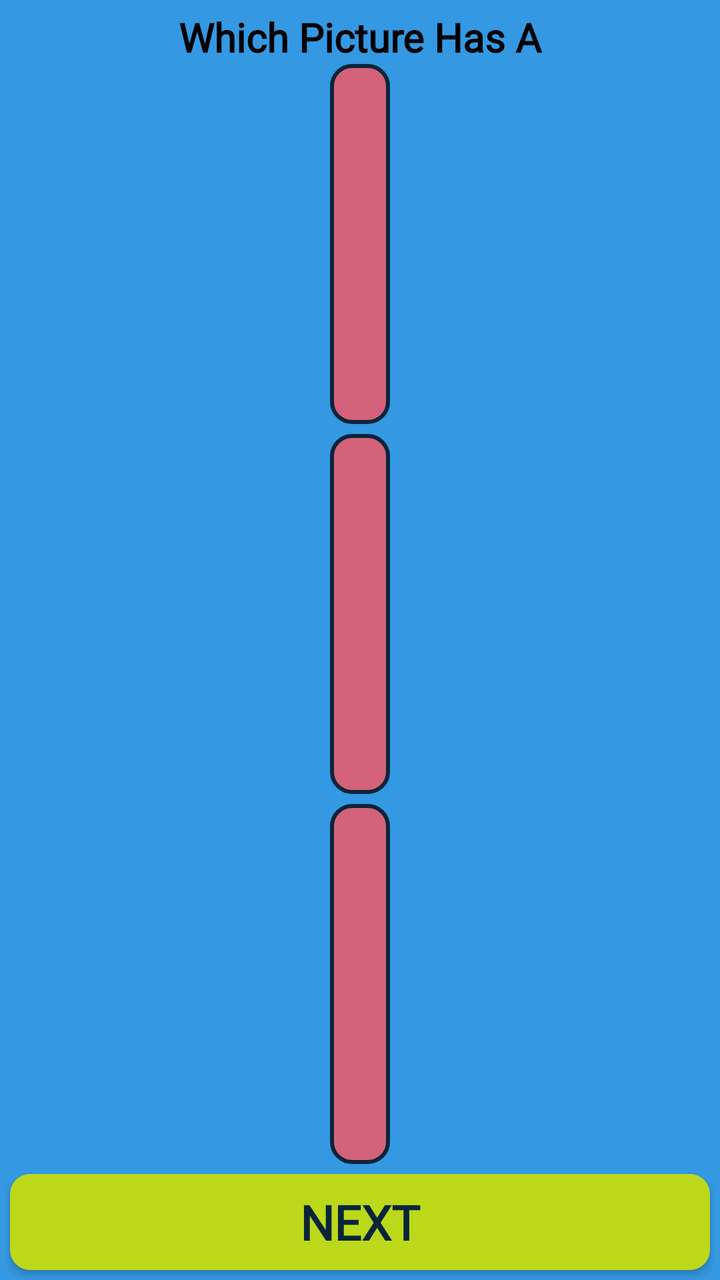
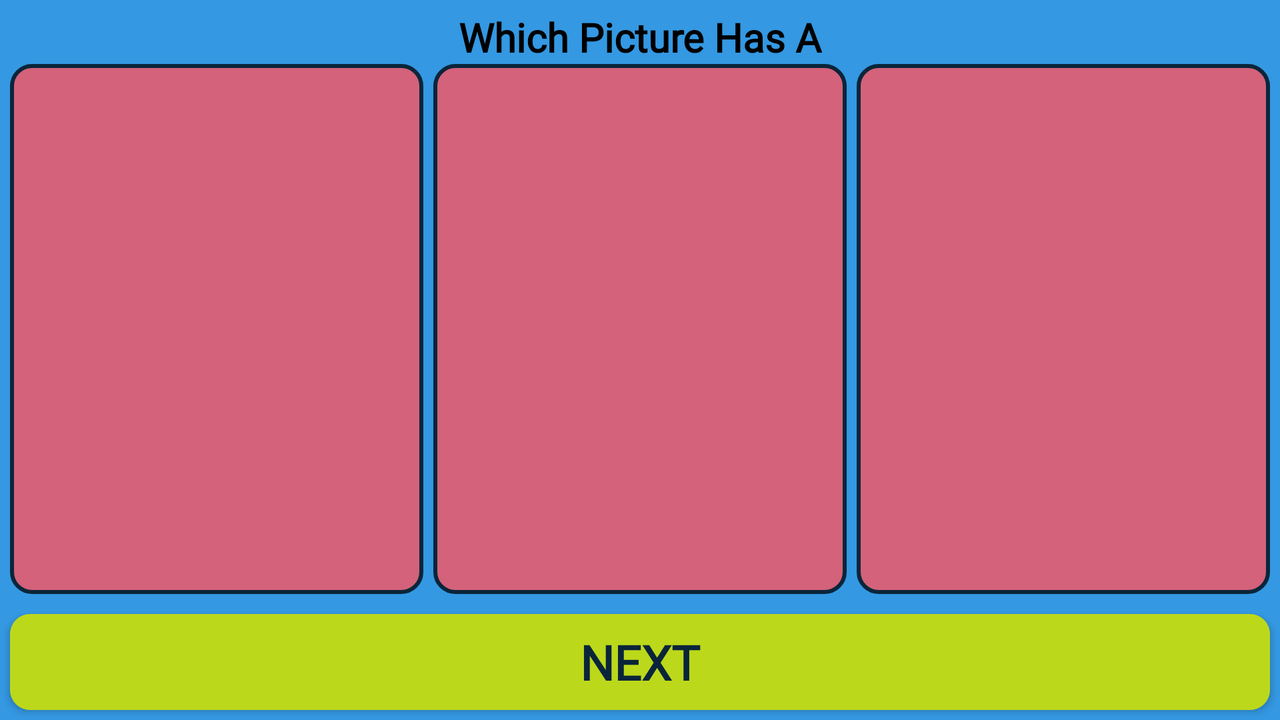

The same Android screen from two of the app's own layout files: first res/layout/ as a phone draws it, then the repository's variant for another configuration, drawn on a device whose configuration selects that folder. Both files follow.
<!-- AndroidManifest.xml: application theme AppTheme -->
<!-- res/layout/activity_identify_dog.xml -->
<?xml version="1.0" encoding="utf-8"?>
<androidx.constraintlayout.widget.ConstraintLayout xmlns:android="http://schemas.android.com/apk/res/android"
    xmlns:app="http://schemas.android.com/apk/res-auto"
    xmlns:tools="http://schemas.android.com/tools"
    android:layout_width="match_parent"
    android:layout_height="match_parent"
    android:background="@color/background_clr"
    tools:context=".IdentifyDog">


    <TextView
        android:id="@+id/label_dog_q"
        android:layout_width="wrap_content"
        android:layout_height="wrap_content"
        android:layout_marginTop="5dp"
        android:fontFamily="@font/fredericka_the_great"
        android:gravity="center"
        android:text="@string/select_the"
        android:textColor="@color/text_clr"
        android:textSize="20sp"
        android:textStyle="bold"
        app:layout_constraintEnd_toEndOf="parent"
        app:layout_constraintStart_toStartOf="parent"
        app:layout_constraintTop_toTopOf="parent" />

    <TextView
        android:id="@+id/countdown2_id"
        android:layout_width="wrap_content"
        android:layout_height="wrap_content"
        android:layout_gravity="center"
        android:layout_marginTop="5dp"
        android:layout_marginEnd="20dp"
        android:layout_marginRight="20dp"
        android:fontFamily="@font/fredericka_the_great"
        android:textSize="44sp"
        android:visibility="invisible"
        app:layout_constraintEnd_toEndOf="parent"
        app:layout_constraintTop_toTopOf="parent" />

    <LinearLayout
        android:id="@+id/linearLayout"
        android:layout_width="0dp"
        android:layout_height="0dp"
        android:layout_marginBottom="5dp"
        android:gravity="center_horizontal|center_vertical"
        android:orientation="vertical"
        app:layout_constraintBottom_toTopOf="@+id/dog_button_id"
        app:layout_constraintEnd_toEndOf="parent"
        app:layout_constraintStart_toStartOf="parent"
        app:layout_constraintTop_toBottomOf="@+id/label_dog_q">

        <LinearLayout
            android:id="@+id/lin1_id"
            android:layout_width="wrap_content"
            android:layout_height="0dp"
            android:layout_weight="1"
            android:background="@drawable/image_style"
            android:gravity="center"
            android:orientation="vertical"
            android:padding="10dp">

            <ImageView
                android:id="@+id/image1_id"
                android:layout_width="match_parent"
                android:layout_height="match_parent"
                android:adjustViewBounds="true"

                android:contentDescription="@string/image1_dog_id"
                android:onClick="clickIMG1"
                android:padding="5dp"
                android:scaleType="fitCenter"
                android:src="@drawable/dogo_beagle_7"
                app:layout_constraintTop_toBottomOf="@+id/label_dog_q"
                tools:layout_editor_absoluteX="111dp" />

        </LinearLayout>


        <LinearLayout
            android:id="@+id/lin2_id"
            android:layout_width="wrap_content"
            android:layout_height="0dp"
            android:layout_marginTop="5dp"
            android:layout_marginBottom="5dp"
            android:layout_weight="1"
            android:background="@drawable/image_style"
            android:gravity="center"
            android:orientation="vertical"
            android:padding="10dp">

            <ImageView
                android:id="@+id/image2_id"
                android:layout_width="match_parent"
                android:layout_height="match_parent"
                android:adjustViewBounds="true"
                android:contentDescription="@string/iamge2_dog_id"
                android:onClick="clickIMG2"
                android:padding="5dp"
                android:scaleType="fitCenter"
                android:src="@drawable/dogo_airedale_169"
                app:layout_constraintEnd_toEndOf="parent"
                app:layout_constraintStart_toStartOf="parent"
                tools:layout_editor_absoluteY="213dp" />
        </LinearLayout>

        <LinearLayout
            android:id="@+id/lin3_id"
            android:layout_width="wrap_content"
            android:layout_height="0dp"
            android:layout_weight="1"
            android:background="@drawable/image_style"
            android:gravity="center"
            android:orientation="vertical"
            android:padding="10dp">

            <ImageView
                android:id="@+id/image3_id"
                android:layout_width="match_parent"
                android:layout_height="match_parent"
                android:adjustViewBounds="true"
                android:contentDescription="@string/image3_dog_holder"
                android:onClick="clickIMG3"
                android:padding="5dp"
                android:scaleType="fitCenter"
                android:src="@drawable/dogo_afghan_hound_0"
                tools:layout_editor_absoluteX="111dp"
                tools:layout_editor_absoluteY="384dp" />
        </LinearLayout>

    </LinearLayout>

    <TextView
        android:id="@+id/dog_correct_id"
        android:layout_width="match_parent"
        android:layout_height="85dp"
        android:layout_marginStart="20dp"
        android:layout_marginLeft="20dp"
        android:layout_marginEnd="20dp"
        android:layout_marginRight="20dp"
        android:background="@drawable/round_button_sml2"
        android:fontFamily="@font/fredericka_the_great"
        android:gravity="center"
        android:text="@string/correct"
        android:textSize="50sp"
        android:visibility="invisible"
        app:layout_constraintBottom_toBottomOf="@+id/linearLayout"
        app:layout_constraintEnd_toEndOf="parent"
        app:layout_constraintStart_toStartOf="parent"
        app:layout_constraintTop_toTopOf="@+id/linearLayout"></TextView>

    <Button
        android:id="@+id/dog_button_id"
        android:layout_width="match_parent"
        android:layout_height="0dp"
        android:layout_marginLeft="5dp"
        android:layout_marginRight="5dp"
        android:layout_marginBottom="5dp"
        android:background="@drawable/round_button_sml1"
        android:fontFamily="@font/fredericka_the_great"
        android:onClick="onNext"
        android:text="@string/next"
        android:textColor="@color/colorPrimaryDark"
        android:textSize="24sp"
        android:textStyle="bold"
        app:layout_constraintBottom_toBottomOf="parent"
        app:layout_constraintEnd_toEndOf="parent"
        app:layout_constraintStart_toStartOf="parent">

    </Button>


</androidx.constraintlayout.widget.ConstraintLayout>
<!-- resources referenced by this layout -->
<resources>
  <color name="background_clr">#3498E2</color>
  <color name="colorPrimaryDark">#0A253A</color>
  <color name="text_clr">#000000</color>
  <!-- drawable image_style (drawable) -->
  <?xml version="1.0" encoding="UTF-8"?>
  <shape xmlns:android="http://schemas.android.com/apk/res/android">
      <solid android:color="@color/search_clr" />
      <stroke android:width="2dp" android:color="@color/colorPrimaryDark" />
      <padding android:left="1dp" android:top="1dp" android:right="1dp"
          android:bottom="1dp" />
      <corners android:radius="10dp"/>
  </shape>
  <!-- drawable round_button_sml1 (drawable) -->
  <?xml version="1.0" encoding="utf-8"?>
  <shape xmlns:android="http://schemas.android.com/apk/res/android"
      android:shape="rectangle">
      <solid android:color="@color/breed_clr"/>
      <corners android:radius="10dp"/>
  </shape>
  <!-- drawable round_button_sml2 (drawable) -->
  <?xml version="1.0" encoding="utf-8"?>
  <shape xmlns:android="http://schemas.android.com/apk/res/android"
      android:shape="rectangle">
      <solid android:color="@color/text_correct_clr"/>
      <corners android:radius="10dp"/>
      <stroke android:width="2dp" android:color="@color/colorPrimaryDark" />
      <padding android:left="1dp" android:top="1dp" android:right="1dp"
          android:bottom="1dp" />
  </shape>
  <string name="correct">CORRECT!</string>
  <string name="iamge2_dog_id">Dog Image Holder 2</string>
  <string name="image1_dog_id">Dog Image Holder 1</string>
  <string name="image3_dog_holder">Dog Image Holder 3</string>
  <string name="next">Next</string>
  <string name="select_the">Which Picture Has A</string>
  <style name="AppTheme" parent="Theme.AppCompat.Light.DarkActionBar">
          
          <item name="colorPrimary">@color/colorPrimary</item>
          <item name="colorPrimaryDark">@color/colorPrimaryDark</item>
          <item name="colorAccent">@color/colorAccent</item>
          
          
      </style>
  <color name="search_clr">#D3627A</color>
  <color name="breed_clr">#BCD81B</color>
  <color name="text_correct_clr">#4CAF50</color>
  <color name="colorPrimary">#1C5D96</color>
  <color name="colorAccent">#D81B60</color>
</resources>
<!-- res/layout-land/activity_identify_dog.xml (the repository's variant of the layout above) -->
<!-- drawn on the phone turned sideways -->
<?xml version="1.0" encoding="utf-8"?>
<androidx.constraintlayout.widget.ConstraintLayout xmlns:android="http://schemas.android.com/apk/res/android"
    xmlns:app="http://schemas.android.com/apk/res-auto"
    xmlns:tools="http://schemas.android.com/tools"
    android:layout_width="match_parent"
    android:layout_height="match_parent"
    android:background="@color/background_clr"
    tools:context=".IdentifyDog">


    <TextView
        android:id="@+id/label_dog_q"
        android:layout_width="wrap_content"
        android:layout_height="wrap_content"
        android:layout_marginTop="5dp"
        android:fontFamily="@font/fredericka_the_great"
        android:gravity="center"
        android:text="@string/select_the"
        android:textColor="@color/text_clr"
        android:textSize="20sp"
        android:textStyle="bold"
        app:layout_constraintEnd_toEndOf="parent"
        app:layout_constraintStart_toStartOf="parent"
        app:layout_constraintTop_toTopOf="parent" />

    <TextView
        android:id="@+id/countdown2_id"
        android:layout_width="wrap_content"
        android:layout_height="wrap_content"
        android:layout_gravity="center"
        android:layout_marginTop="5dp"
        android:layout_marginEnd="20dp"
        android:layout_marginRight="20dp"
        android:fontFamily="@font/fredericka_the_great"
        android:textSize="44sp"
        android:visibility="invisible"
        app:layout_constraintEnd_toEndOf="parent"
        app:layout_constraintTop_toTopOf="parent" />

    <LinearLayout
        android:id="@+id/linearLayout"
        android:layout_width="0dp"
        android:layout_height="0dp"
        android:layout_marginLeft="5dp"
        android:layout_marginRight="5dp"
        android:layout_marginBottom="10dp"
        android:baselineAligned="false"
        android:gravity="center_horizontal|center_vertical"
        android:orientation="horizontal"
        app:layout_constraintBottom_toTopOf="@+id/dog_button_id"
        app:layout_constraintEnd_toEndOf="parent"
        app:layout_constraintStart_toStartOf="parent"
        app:layout_constraintTop_toBottomOf="@+id/label_dog_q">

        <LinearLayout
            android:id="@+id/lin1_id"
            android:layout_width="0dp"
            android:layout_height="match_parent"
            android:layout_weight="1"
            android:background="@drawable/image_style"
            android:gravity="center"
            android:padding="10dp">

            <ImageView
                android:id="@+id/image1_id"
                android:layout_width="match_parent"
                android:layout_height="match_parent"
                android:adjustViewBounds="true"

                android:contentDescription="@string/identify_dog_image_viewer_1"
                android:onClick="clickIMG1"
                android:padding="5dp"
                android:scaleType="fitCenter"
                android:src="@drawable/dogo_beagle_7"
                app:layout_constraintTop_toBottomOf="@+id/label_dog_q"
                tools:layout_editor_absoluteX="111dp" />

        </LinearLayout>


        <LinearLayout
            android:id="@+id/lin2_id"
            android:layout_width="0dp"
            android:layout_height="match_parent"
            android:layout_marginLeft="5dp"
            android:layout_marginRight="5dp"
            android:layout_weight="1"
            android:background="@drawable/image_style"
            android:gravity="center"
            android:padding="10dp">

            <ImageView
                android:id="@+id/image2_id"
                android:layout_width="match_parent"
                android:layout_height="match_parent"
                android:adjustViewBounds="true"
                android:contentDescription="@string/identify_dog_image_viewer_2"
                android:onClick="clickIMG2"
                android:padding="5dp"
                android:scaleType="fitCenter"
                android:src="@drawable/dogo_airedale_169"
                app:layout_constraintEnd_toEndOf="parent"
                app:layout_constraintStart_toStartOf="parent"
                tools:layout_editor_absoluteY="213dp" />
        </LinearLayout>

        <LinearLayout
            android:id="@+id/lin3_id"
            android:layout_width="0dp"
            android:layout_height="match_parent"
            android:layout_weight="1"
            android:background="@drawable/image_style"
            android:gravity="center"
            android:padding="10dp">

            <ImageView
                android:id="@+id/image3_id"
                android:layout_width="match_parent"
                android:layout_height="match_parent"
                android:adjustViewBounds="true"
                android:contentDescription="@string/identify_dog_image_viewer_3"
                android:onClick="clickIMG3"
                android:padding="5dp"
                android:scaleType="fitCenter"
                android:src="@drawable/dogo_afghan_hound_0"
                tools:layout_editor_absoluteX="111dp"
                tools:layout_editor_absoluteY="384dp" />
        </LinearLayout>

    </LinearLayout>


    <TextView
        android:id="@+id/dog_correct_id"
        android:layout_width="0dp"
        android:layout_height="80dp"
        android:background="@drawable/round_button_sml2"
        android:fontFamily="@font/fredericka_the_great"
        android:gravity="center"
        android:maxLines="1"
        android:text="@string/correct"
        android:textSize="45sp"
        android:visibility="invisible"
        app:layout_constraintBottom_toBottomOf="@+id/linearLayout"
        app:layout_constraintEnd_toEndOf="@+id/dummyCentreDogo3"
        app:layout_constraintStart_toStartOf="@+id/dummyCentreDogo2"
        app:layout_constraintTop_toTopOf="@+id/linearLayout"></TextView>


    <Button
        android:id="@+id/dog_button_id"
        android:layout_width="match_parent"
        android:layout_height="0dp"
        android:layout_marginLeft="5dp"
        android:layout_marginRight="5dp"
        android:layout_marginBottom="5dp"
        android:background="@drawable/round_button_sml1"
        android:fontFamily="@font/fredericka_the_great"
        android:onClick="onNext"
        android:text="@string/next"
        android:textColor="@color/colorPrimaryDark"
        android:textSize="24sp"
        android:textStyle="bold"
        app:layout_constraintBottom_toBottomOf="parent"
        app:layout_constraintEnd_toEndOf="parent"
        app:layout_constraintStart_toStartOf="parent">

    </Button>

    <TextView
        android:id="@+id/dummyCentreDogo"
        android:layout_width="wrap_content"
        android:layout_height="wrap_content"
        app:layout_constraintBottom_toTopOf="@+id/dog_button_id"
        app:layout_constraintEnd_toEndOf="@+id/linearLayout"
        app:layout_constraintStart_toStartOf="parent"
        app:layout_constraintTop_toBottomOf="@+id/label_dog_q" />

    <TextView
        android:id="@+id/dummyCentreDogo4"
        android:layout_width="wrap_content"
        android:layout_height="wrap_content"
        app:layout_constraintBottom_toTopOf="@+id/dog_button_id"
        app:layout_constraintEnd_toStartOf="@+id/dummyCentreDogo2"
        app:layout_constraintStart_toStartOf="@+id/linearLayout"
        app:layout_constraintTop_toBottomOf="@+id/label_dog_q" />

    <TextView
        android:id="@+id/dummyCentreDogo2"
        android:layout_width="wrap_content"
        android:layout_height="wrap_content"
        app:layout_constraintBottom_toTopOf="@+id/dog_button_id"
        app:layout_constraintEnd_toStartOf="@+id/dummyCentreDogo"
        app:layout_constraintStart_toStartOf="@+id/linearLayout"
        app:layout_constraintTop_toBottomOf="@+id/label_dog_q" />

    <TextView
        android:id="@+id/dummyCentreDogo6"
        android:layout_width="wrap_content"
        android:layout_height="wrap_content"
        app:layout_constraintBottom_toTopOf="@+id/dog_button_id"
        app:layout_constraintEnd_toEndOf="@+id/linearLayout"
        app:layout_constraintStart_toEndOf="@+id/dummyCentreDogo3"
        app:layout_constraintTop_toBottomOf="@+id/label_dog_q" />

    <TextView
        android:id="@+id/dummyCentreDogo3"
        android:layout_width="wrap_content"
        android:layout_height="wrap_content"
        app:layout_constraintBottom_toTopOf="@+id/dog_button_id"
        app:layout_constraintEnd_toEndOf="@+id/linearLayout"
        app:layout_constraintStart_toEndOf="@+id/dummyCentreDogo"
        app:layout_constraintTop_toBottomOf="@+id/label_dog_q" />


</androidx.constraintlayout.widget.ConstraintLayout>
<!-- resources referenced by the variant -->
<!-- as the phone turned sideways resolves them -->
<resources>
  <color name="background_clr">#3498E2</color>
  <color name="colorPrimaryDark">#0A253A</color>
  <color name="text_clr">#000000</color>
  <!-- drawable image_style (drawable) -->
  <?xml version="1.0" encoding="UTF-8"?>
  <shape xmlns:android="http://schemas.android.com/apk/res/android">
      <solid android:color="@color/search_clr" />
      <stroke android:width="2dp" android:color="@color/colorPrimaryDark" />
      <padding android:left="1dp" android:top="1dp" android:right="1dp"
          android:bottom="1dp" />
      <corners android:radius="10dp"/>
  </shape>
  <!-- drawable round_button_sml1 (drawable) -->
  <?xml version="1.0" encoding="utf-8"?>
  <shape xmlns:android="http://schemas.android.com/apk/res/android"
      android:shape="rectangle">
      <solid android:color="@color/breed_clr"/>
      <corners android:radius="10dp"/>
  </shape>
  <!-- drawable round_button_sml2 (drawable) -->
  <?xml version="1.0" encoding="utf-8"?>
  <shape xmlns:android="http://schemas.android.com/apk/res/android"
      android:shape="rectangle">
      <solid android:color="@color/text_correct_clr"/>
      <corners android:radius="10dp"/>
      <stroke android:width="2dp" android:color="@color/colorPrimaryDark" />
      <padding android:left="1dp" android:top="1dp" android:right="1dp"
          android:bottom="1dp" />
  </shape>
  <string name="correct">CORRECT!</string>
  <string name="identify_dog_image_viewer_1">Identify Dog: image viewer 1</string>
  <string name="identify_dog_image_viewer_2">Identify Dog: image viewer 2</string>
  <string name="identify_dog_image_viewer_3">Identify Dog: image viewer 3</string>
  <string name="next">Next</string>
  <string name="select_the">Which Picture Has A</string>
  <style name="AppTheme" parent="Theme.AppCompat.Light.DarkActionBar">
          
          <item name="colorPrimary">@color/colorPrimary</item>
          <item name="colorPrimaryDark">@color/colorPrimaryDark</item>
          <item name="colorAccent">@color/colorAccent</item>
          
          
      </style>
  <color name="search_clr">#D3627A</color>
  <color name="breed_clr">#BCD81B</color>
  <color name="text_correct_clr">#4CAF50</color>
  <color name="colorPrimary">#1C5D96</color>
  <color name="colorAccent">#D81B60</color>
</resources>
